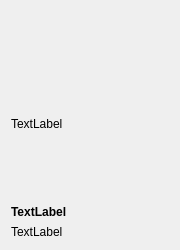
<?xml version="1.0" encoding="UTF-8"?>
<ui version="4.0">
 <class>model_column</class>
 <widget class="QWidget" name="model_column">
  <property name="geometry">
   <rect>
    <x>0</x>
    <y>0</y>
    <width>180</width>
    <height>250</height>
   </rect>
  </property>
  <property name="minimumSize">
   <size>
    <width>180</width>
    <height>250</height>
   </size>
  </property>
  <property name="maximumSize">
   <size>
    <width>225</width>
    <height>325</height>
   </size>
  </property>
  <property name="cursor">
   <cursorShape>PointingHandCursor</cursorShape>
  </property>
  <property name="windowTitle">
   <string>Form</string>
  </property>
  <property name="styleSheet">
   <string notr="true">QWidget:hover{
	background:#ccc;
}</string>
  </property>
  <layout class="QVBoxLayout" name="verticalLayout" stretch="10,1,3">
   <item>
    <widget class="QLabel" name="image">
     <property name="minimumSize">
      <size>
       <width>180</width>
       <height>225</height>
      </size>
     </property>
     <property name="maximumSize">
      <size>
       <width>180</width>
       <height>225</height>
      </size>
     </property>
     <property name="text">
      <string>TextLabel</string>
     </property>
     <property name="scaledContents">
      <bool>true</bool>
     </property>
    </widget>
   </item>
   <item>
    <widget class="QLabel" name="title">
     <property name="maximumSize">
      <size>
       <width>16777215</width>
       <height>23</height>
      </size>
     </property>
     <property name="font">
      <font>
       <weight>75</weight>
       <bold>true</bold>
      </font>
     </property>
     <property name="styleSheet">
      <string notr="true">font-weight: bold;</string>
     </property>
     <property name="text">
      <string>TextLabel</string>
     </property>
    </widget>
   </item>
   <item>
    <widget class="QLabel" name="desc">
     <property name="text">
      <string>TextLabel</string>
     </property>
     <property name="wordWrap">
      <bool>false</bool>
     </property>
    </widget>
   </item>
  </layout>
 </widget>
 <resources/>
 <connections/>
</ui>
